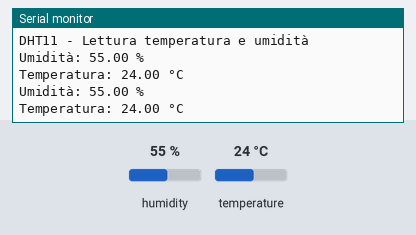
Recording of a sketch running on a simulated Arduino Uno, built with avr-gcc and run on an emulated ATmega328P. Shown: the last lines printed to the serial monitor. The inputs (shaded band) are chosen by the test bench; at power-on: humidity 55 %, temperature 24 °C.

Above: at 2.8 s.
2.9 s: humidity set to 22 %
At 5.0 s:
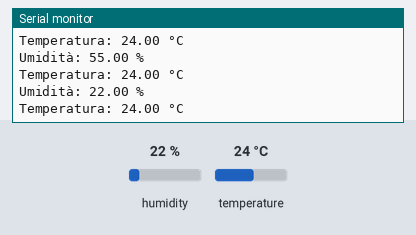
5.6 s: temperature set to 12 °C
At 7.4 s:
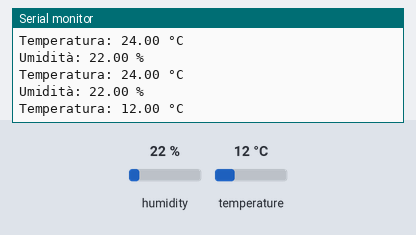
8.3 s: humidity set to 40 %
At 8.3 s:
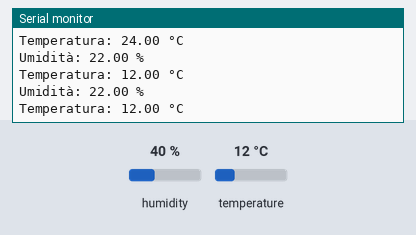
Timing chart, 0 to 11.3 s (numbered marks = the images above; inputs shaded):
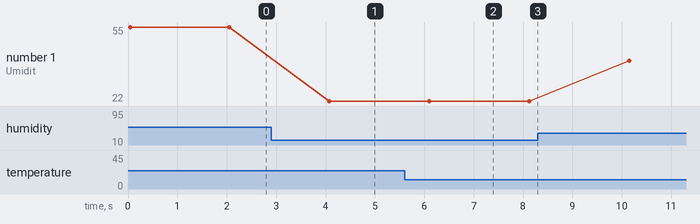

The sketch:

Lettura_DHT11.ino
```cpp
#include "DHT.h"  // Includiamo la libreria per usare il sensore DHT11

// Indichiamo dove è collegato il sensore e che tipo di sensore stiamo usando
#define DHTPIN 2      // Il sensore DHT11 è collegato al pin digitale 2 di Arduino
#define DHTTYPE DHT11 // Stiamo usando il modello DHT11

// Creiamo un oggetto per controllare il sensore
DHT dht(DHTPIN, DHTTYPE);

void setup() {
  // Avviamo la comunicazione con il computer per vedere i dati
  Serial.begin(9600);  // Impostiamo la velocità di comunicazione
  Serial.println("DHT11 - Lettura temperatura e umidità");

  // Iniziamo a far funzionare il sensore
  dht.begin();
}

void loop() {
  // Leggiamo il valore dell'umidità (quanta acqua c'è nell'aria)
  float humidity = dht.readHumidity();
  // Leggiamo il valore della temperatura in gradi Celsius
  float temperature = dht.readTemperature();

  // Controlliamo se il sensore sta funzionando bene
  if (isnan(humidity) || isnan(temperature)) {
    Serial.println("Errore nella lettura dal DHT11"); // Messaggio di errore se il sensore non funziona
    return;  // Interrompe il ciclo se c'è un errore
  }

  // Mostriamo i valori dell'umidità sul computer
  Serial.print("Umidità: ");
  Serial.print(humidity);
  Serial.println(" %");

  // Mostriamo i valori della temperatura sul computer
  Serial.print("Temperatura: ");
  Serial.print(temperature);
  Serial.println(" °C");

  // Aspettiamo 2 secondi prima di leggere di nuovo i dati
  delay(2000);
}
```

Measured:
- after the input at 2.9 s, the serial monitor: prints a new line after 1.2 s (image 1)
- after the input at 5.6 s, the serial monitor: prints a new line after 0.52 s (image 2)
- plotted number 1: 55 → 22 after the input at 2.9 s, 22 → 40 after the input at 8.3 s
